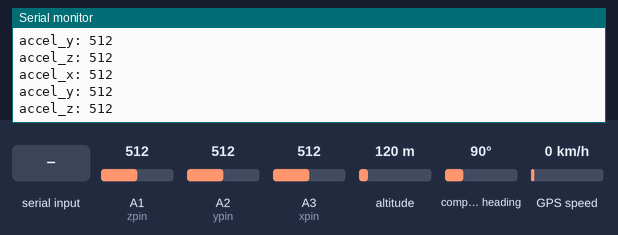
This sketch was run on a simulated Arduino Uno, built for the host (arithmetic inside an expression is 32-bit, double 64-bit). Parts: the last lines printed to the serial monitor. The test bench sets the inputs (shaded band); at power-on: altitude 120 m, A1 (zpin) = 512, A2 (ypin) = 512, A3 (xpin) = 512, compass heading 90°, GPS speed 0 km/h. The GPS gets a fix after 3 s at 37.7749, -122.4194 with 8 satellites.

Above: at 4.2 s.
4.3 s: altitude set to 20 m
At 5.13 s:
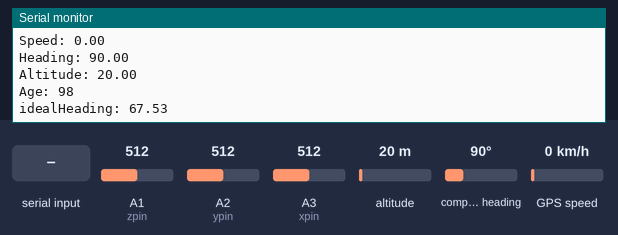
5.8 s: A1 (zpin) set to 490
At 5.82 s:
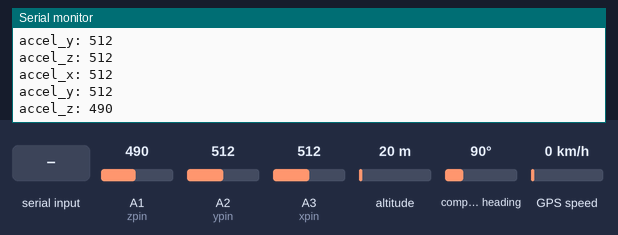
7.3 s: A2 (ypin) set to 490
At 8.28 s:
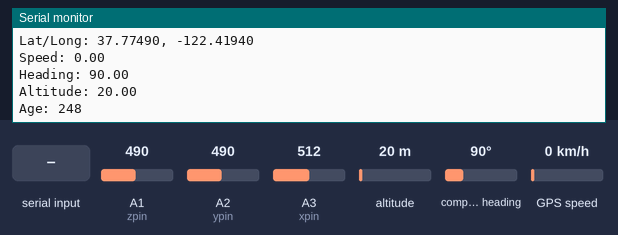
8.8 s: A3 (xpin) set to 490
At 8.82 s:
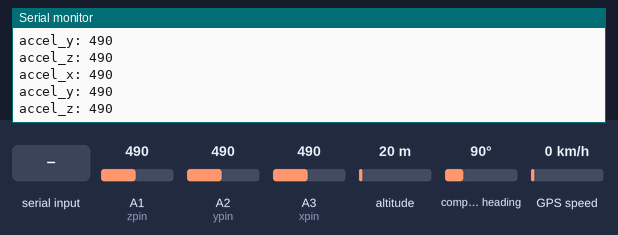
10.3 s: compass heading set to 7°
At 12.48 s:
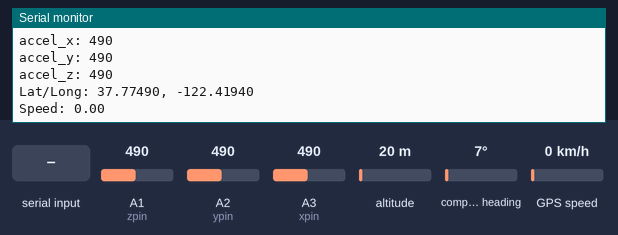
14.1 s: "1" received over the second serial link
Timing chart, 0 to 16.6 s (numbered marks = the images above; inputs shaded):
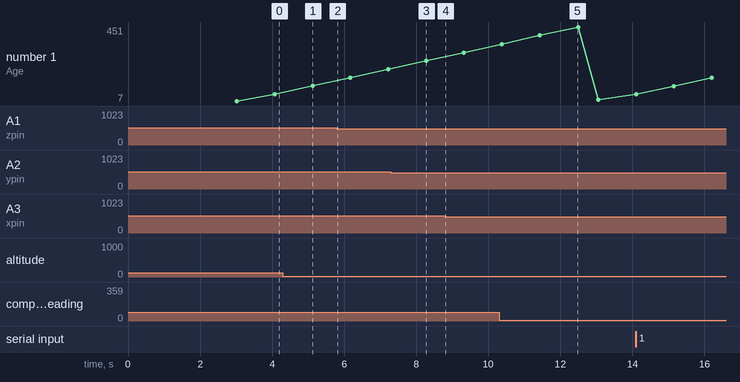

The sketch:

navigationCode.pde
```cpp
#include <NewSoftSerial.h>
#include <TinyGPS.h>


TinyGPS gps;
NewSoftSerial nss(2, 3);
unsigned long time;
float tflat = 43.07222; //target latitude
float tflon = -89.41273; //target longitude
unsigned long start;
unsigned long accelstart;
const int xpin = A3;                  // x-axis of the accelerometer
const int ypin = A2;                  // y-axis
const int zpin = A1;

void setup()
{

  Serial.begin(19200);

  // set the data rate for the NewSoftSerial port
  nss.begin(4800);

  Serial.print("Sizeof(gpsobject) = "); Serial.println(sizeof(gps));
  Serial.print("Sizeof(NewSoftSerial) = "); Serial.println(sizeof(NewSoftSerial));
  Serial.println();
  long previousMillis = 0;
  while(feedgps() == false)
  {
    unsigned long currentMillis = millis();

    if(currentMillis - previousMillis > 100) {
      // save the last time you blinked the LED

      handleAccel();
      previousMillis = currentMillis;
    }
  }
  Serial.println("got fix");
}
void loop()
{
  if (millis() - accelstart < 30)//only allow the GPS to update for the first 30 out of every 50 msec to
  //allow the lines time to clean up before reading the accelerometer
  {
    feedgps();
  }
  if (millis() - start > 500)//only update once per second, otherwise just feedgps
  {
    handleGPS();
    start = millis();//restart the timer to have the update 500ms from now
  }
  if (millis() - accelstart > 50)
  {
    //Serial.println(millis() - accelstart);
    handleAccel();
    accelstart = millis();//restart the timer to have the update 100ms from now
  }
}
void handleGPS()
{
  float flat, flon;
  unsigned long age;
  gps.f_get_position(&flat, &flon, &age);
  // returns speed in 100ths of a knot
  float fmps = gps.f_speed_mps(); // speed in m/sec
  // course in degrees
  float fc = gps.f_course();
  float falt = gps.f_altitude();

  unsigned long period = millis() - time;

  if(age < period)
  {
    Serial.println();
    Serial.print("Lat/Long: "); printFloat(flat, 5); Serial.print(", "); printFloat(flon, 5);
    Serial.println();
    Serial.print("Speed: ");Serial.println(fmps);Serial.print("Heading: ");Serial.println(fc);
    Serial.print("Altitude: ");Serial.println(falt);
    Serial.print("Age: "); Serial.println(age);
    float idealHeading = calculateIdealHeading(flat,flon);
    float headingDiff = idealHeading - fc;
    if(headingDiff > 180)
      headingDiff = -360+headingDiff;//get heading to closest value
    if(headingDiff < -180)
      headingDiff = 360+headingDiff;
    Serial.print("Diff: "); Serial.println(headingDiff);
    int turn = 0;
    //turn = -180.0*(1/(1+pow(2.71,headingDiff/7.0))-.5);//use a sigmoid funtion to generate an appropriate turn angle for the servos
    turn = headingDiff/1.4;
    if(turn < -88){
      turn = -88;}
    if(turn > 88){
      turn = 88;}
    //from the difference of the ideal heading from the actual heading

    Serial.print("Turn: "); Serial.println(turn);

    float dist = distance(flat,flon);
    time = millis();
  }
}
void handleAccel()
{
  // print the sensor values:
  Serial.print("accel_x: ");
  Serial.print(analogRead(xpin));
  // print a tab between values:
  Serial.println();
  Serial.print("accel_y: ");
  Serial.print(analogRead(ypin));
  // print a tab between values:
  Serial.println();
  Serial.print("accel_z: ");
  Serial.print(analogRead(zpin));
  Serial.println();
}
bool feedgps()
{
  while (nss.available() )
  {
    if (gps.encode(nss.read()))
      return true;
  }
  return false;
}
float calculateIdealHeading(float flat, float flon) //lat = 49.2632, lon = 89.3456
{
  float flat1=flat;     // flat1 = our current latitude. flat is from the gps data.
  float flon1=flon;  // flon1 = our current longitude. flon is from the fps data.
  float x2lat=tflat;  //enter a latitude point here   this is going to be your waypoint
  float x2lon=tflon;  // enter a longitude point here  this is going to be your waypoint
  flat1=radians(flat1);    //convert current latitude to radians
  x2lat=radians(x2lat);  //convert waypoint latitude to radians
  flon1 = radians(flon1);  //also must be done in radians
  x2lon = radians(x2lon);  //radians duh.
  float heading = atan2(sin(x2lon-flon1)*cos(x2lat),cos(flat1)*sin(x2lat)-sin(flat1)*cos(x2lat)*cos(x2lon-flon1));//magic
  heading = heading*180/3.1415926535;  // convert from radians to degrees
  int head =heading; //make it a integer now
  if(head<0){
    heading+=360;   //if the heading is negative then add 360 to make it positive
  }
  Serial.print("idealHeading: ");
  Serial.println(heading);
  return heading;
}
float distance(float flat, float flon){
  float flat1=flat;     // flat1 = our current latitude. flat is from the gps data.
  float flon1=flon;  // flon1 = our current longitude. flon is from the fps data.
  float dist_calc=0;
  float dist_calc2=0;
  float diflat=0;
  float diflon=0;
  float x2lat=tflat;  //enter a latitude point here   this is going to be your waypoint
  float x2lon=tflon;  // enter a longitude point here  this is going to be your waypoint
  //------------------------------------------ distance formula below. Calculates distance from current location to waypoint
  diflat=radians(x2lat-flat1);  //notice it must be done in radians
  flat1=radians(flat1);    //convert current latitude to radians
  x2lat=radians(x2lat);  //convert waypoint latitude to radians
  diflon=radians((x2lon)-(flon1));   //subtract and convert longitudes to radians
  dist_calc = (sin(diflat/2.0)*sin(diflat/2.0));
  dist_calc2= cos(flat1);
  dist_calc2*=cos(x2lat);
  dist_calc2*=sin(diflon/2.0);
  dist_calc2*=sin(diflon/2.0);
  dist_calc +=dist_calc2;
  dist_calc=(2*atan2(sqrt(dist_calc),sqrt(1.0-dist_calc)));
  dist_calc*=6371000.0; //Converting to meters
  Serial.print("distance: ");
  Serial.println(dist_calc);    //print the distance in meters
  return dist_calc;
}
void printFloat(double number, int digits)
{
  // Handle negative numbers
  if (number < 0.0)
  {
     Serial.print('-');
     number = -number;
  }

  // Round correctly so that print(1.999, 2) prints as "2.00"
  double rounding = 0.5;
  for (uint8_t i=0; i<digits; ++i)
    rounding /= 10.0;

  number += rounding;

  // Extract the integer part of the number and print it
  unsigned long int_part = (unsigned long)number;
  double remainder = number - (double)int_part;
  Serial.print(int_part);

  // Print the decimal point, but only if there are digits beyond
  if (digits > 0)
    Serial.print(".");

  // Extract digits from the remainder one at a time
  while (digits-- > 0)
  {
    remainder *= 10.0;
    int toPrint = int(remainder);
    Serial.print(toPrint);
    remainder -= toPrint;
  }
}
```

Measured:
- after the input at 4.3 s, the serial monitor: prints a new line after 0.81 s (image 1)
- after the input at 5.8 s, the serial monitor: prints a new line at once (image 2)
- after the input at 7.3 s, the serial monitor: prints a new line at once (image 3)
- after the input at 8.8 s, the serial monitor: prints a new line at once (image 4)
- after the input at 10.3 s, the serial monitor: prints a new line after 1.1 s (image 5)
- plotted number 1: 298 → 15 after the input at 10.3 s
